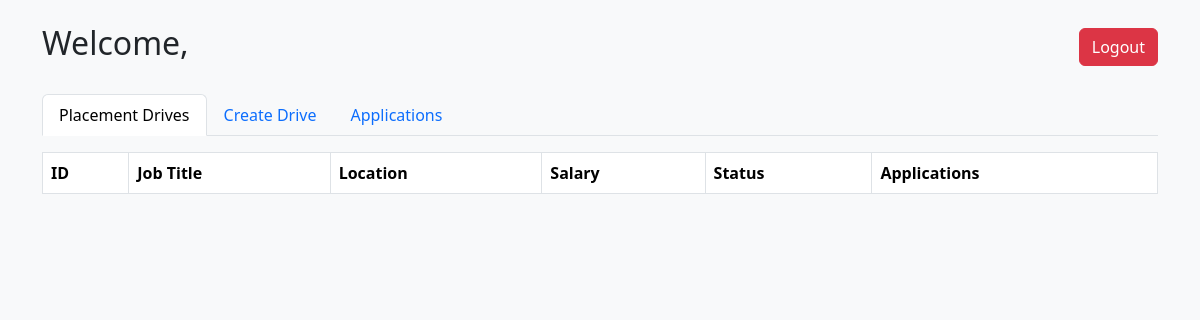
Page /company/dashboard/ (signed in) on the earlier database version.
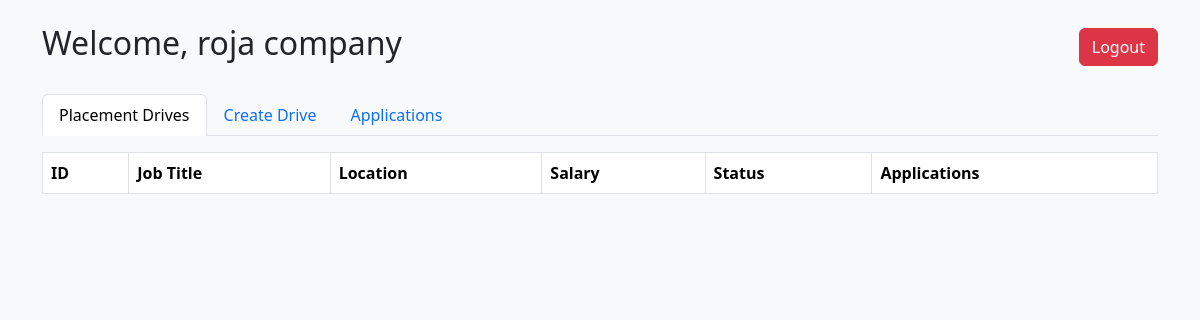
Same page on the later database version.
### models/company.py (models this page shows, shortened)
class Company(Base):
    __tablename__ = "companies"
    id = Column(Integer, primary_key=True,autoincrement=True)
    company_name = Column(String(255), nullable=False, unique=True)
    website = Column(String(255))
    approval_status = Column(
        Enum(ApprovalStatus),
        default=ApprovalStatus.PENDING
    )
    description = Column(Text)
    industry = Column(String(150))
    headquarters = Column(String(200))
    created_at = Column(DateTime, server_default=func.now())
    updated_at = Column(DateTime, onupdate=func.now())
    placement_drives = relationship(
        "PlacementDrive",
        back_populates="company",
        cascade="all, delete-orphan"
    )
    import enum

### api_routes/company_endpoints.py (the view)
@company_api.route("/dashboard/")
def company_dashboard():
    company_id = session.get('table_id')
    company = get_company_by_id(db_session, company_id)
    return render_template(
        "company_dashboard.html",
        company=company,
        company_id=company_id
    )

### controller_impl/company_impl.py (called while the page is built)
def get_company_by_id(db_session: db_session, company_id: int):
    db = db_session()
    company = db.query(Company).filter(Company.id == company_id).first()
    if not company:
        return {"error": "Company not found"}
    db.close()
    return {
        "id": company.id,
        "company_name": company.company_name,
        "website": company.website,
        "approval_status": company.approval_status.value,
        "description": company.description,
        "industry": company.industry,
        "headquarters": company.headquarters,
        "created_at": company.created_at,
        "updated_at": company.updated_at
    }

### templates/company_dashboard.html (shortened to what this page needs)
<!DOCTYPE html>
<html lang="en">
<head>
<link href="https://cdn.jsdelivr.net/npm/bootstrap@5.3.1/dist/css/bootstrap.min.css" rel="stylesheet">
</head>
<body class="bg-light">
<div class="container py-4">
<div class="d-flex justify-content-between align-items-center mb-4">
<h2>Welcome, {{ company.company_name }}</h2>
<a href="/logout" class="btn btn-danger">
Logout
</a>
</div>
<ul class="nav nav-tabs">
<li class="nav-item">
<button class="nav-link active" data-bs-toggle="tab" data-bs-target="#drives">
Placement Drives
</button>
</li>
<li class="nav-item">
<button class="nav-link" data-bs-toggle="tab" data-bs-target="#create">
Create Drive
</button>
</li>
<li class="nav-item">
<button class="nav-link" data-bs-toggle="tab" data-bs-target="#applications">
Applications
</button>
</li>
</ul>
<div class="tab-content mt-3">
<div class="tab-pane fade show active" id="drives">
<table class="table table-striped table-bordered">
<thead>
<tr>
<th>ID</th>
<th>Job Title</th>
<th>Location</th>
<th>Salary</th>
<th>Status</th>
<th>Applications</th>
</tr>
</thead>
</table>
</div>
</div>
</div>
</body>
</html>

Differences in the rows shown:
added Company: company_name "roja company"
